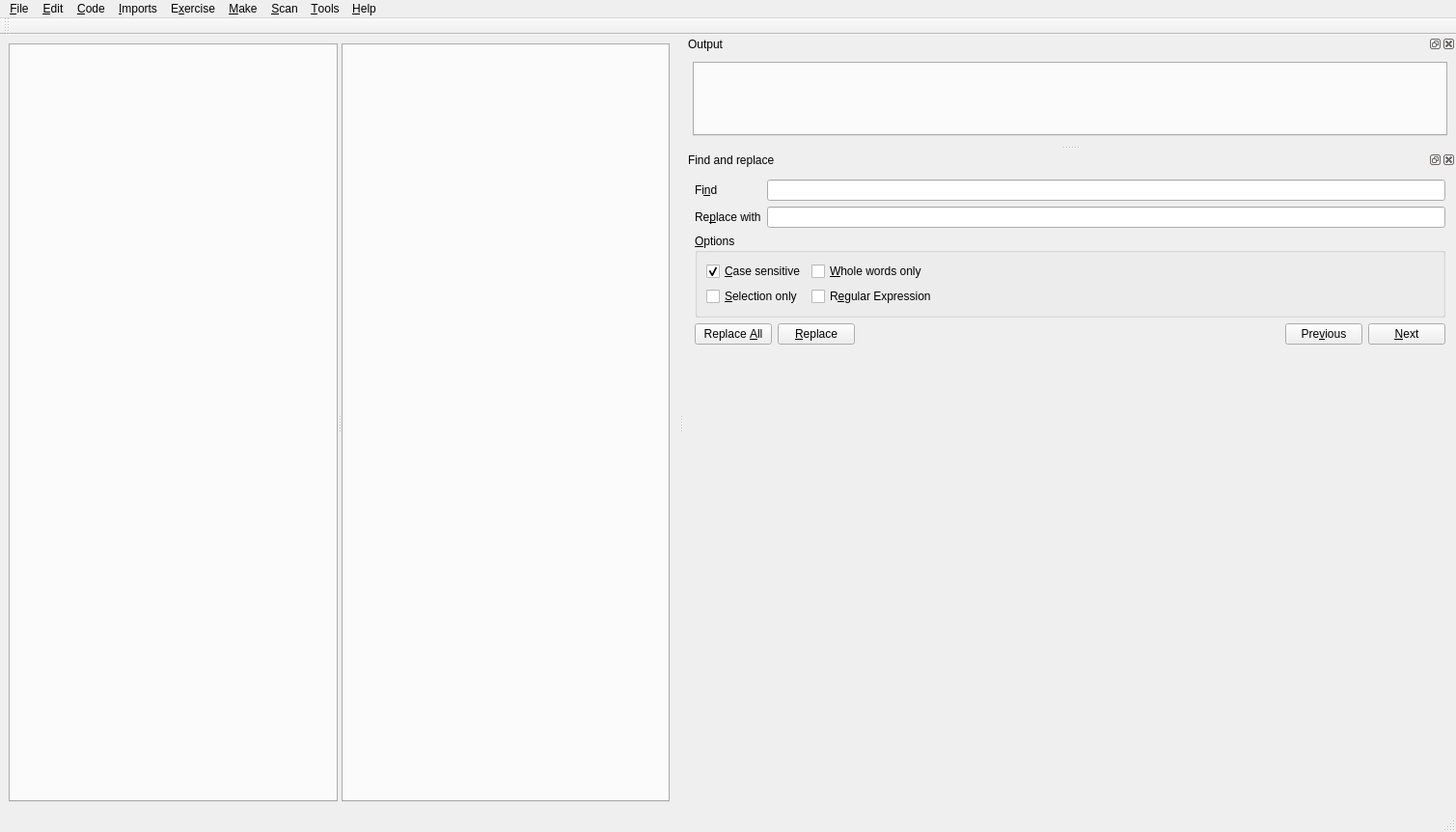
<?xml version="1.0" encoding="UTF-8"?>
<ui version="4.0">
    <class>MainWindow</class>
    <widget class="QMainWindow" name="MainWindow">
        <property name="geometry">
            <rect>
                <x>0</x>
                <y>0</y>
                <width>1509</width>
                <height>862</height>
            </rect>
        </property>
        <property name="acceptDrops">
            <bool>false</bool>
        </property>
        <property name="windowTitle">
            <string>MCQ Editor</string>
        </property>
        <widget class="QWidget" name="centralwidget">
            <layout class="QVBoxLayout" name="verticalLayout">
                <item>
                    <widget class="QSplitter" name="splitter">
                        <property name="orientation">
                            <enum>Qt::Horizontal</enum>
                        </property>
                        <widget class="FilesBook" name="left_tab_widget">
                            <property name="currentIndex">
                                <number>-1</number>
                            </property>
                        </widget>
                        <widget class="FilesBook" name="right_tab_widget">
                            <property name="currentIndex">
                                <number>-1</number>
                            </property>
                        </widget>
                    </widget>
                </item>
            </layout>
        </widget>
        <widget class="QMenuBar" name="menubar">
            <property name="geometry">
                <rect>
                    <x>0</x>
                    <y>0</y>
                    <width>1509</width>
                    <height>23</height>
                </rect>
            </property>
            <widget class="QMenu" name="menuFichier">
                <property name="title">
                    <string>&amp;File</string>
                </property>
                <widget class="QMenu" name="menu_Recent_Files">
                    <property name="title">
                        <string>&amp;Recent Files</string>
                    </property>
                    <property name="icon">
                        <iconset theme="document-open-recent">
                            <normaloff>../../../../../.designer/backup</normaloff>../../../../../.designer/backup
                        </iconset>
                    </property>
                    <addaction name="actionNone"/>
                </widget>
                <widget class="QMenu" name="menu_New">
                    <property name="title">
                        <string>&amp;New</string>
                    </property>
                    <property name="icon">
                        <iconset theme="document-new">
                            <normaloff>../../../../../.designer/backup</normaloff>../../../../../.designer/backup
                        </iconset>
                    </property>
                    <addaction name="action_Empty_file"/>
                    <addaction name="action_Mcq_ptyx_file"/>
                </widget>
                <addaction name="menu_New"/>
                <addaction name="menu_Recent_Files"/>
                <addaction name="action_Open"/>
                <addaction name="action_Save"/>
                <addaction name="actionSave_as"/>
                <addaction name="actionSave_copy"/>
                <addaction name="actionRename_move"/>
                <addaction name="action_Close"/>
                <addaction name="separator"/>
                <addaction name="actionN_ew_Session"/>
                <addaction name="separator"/>
                <addaction name="action_Quitter"/>
            </widget>
            <widget class="QMenu" name="menuCompilation">
                <property name="title">
                    <string>&amp;Make</string>
                </property>
                <addaction name="action_LaTeX"/>
                <addaction name="action_Pdf"/>
                <addaction name="actionPublish"/>
            </widget>
            <widget class="QMenu" name="menu_Tools">
                <property name="title">
                    <string>&amp;Tools</string>
                </property>
                <addaction name="actionUpdate_config"/>
            </widget>
            <widget class="QMenu" name="menu_Edit">
                <property name="title">
                    <string>&amp;Edit</string>
                </property>
                <addaction name="actionFind"/>
                <addaction name="actionReplace"/>
            </widget>
            <widget class="QMenu" name="menu_Help">
                <property name="title">
                    <string>&amp;Help</string>
                </property>
                <widget class="QMenu" name="menu_Debug">
                    <property name="title">
                        <string>&amp;Debug</string>
                    </property>
                    <addaction name="action_Send_Qscintilla_Command"/>
                </widget>
                <addaction name="action_Add_MCQ_Editor_to_start_menu"/>
                <addaction name="menu_Debug"/>
                <addaction name="action_About"/>
            </widget>
            <widget class="QMenu" name="menu_Code">
                <property name="title">
                    <string>&amp;Code</string>
                </property>
                <widget class="QMenu" name="menuImports">
                    <property name="title">
                        <string>&amp;Imports</string>
                    </property>
                    <addaction name="action_Update_imports"/>
                    <addaction name="action_Add_folder"/>
                    <addaction name="action_Open_file_from_current_import_line"/>
                </widget>
                <addaction name="actionComment"/>
                <addaction name="actionFormat_python_code"/>
            </widget>
            <widget class="QMenu" name="menuScan">
                <property name="title">
                    <string>&amp;Scan</string>
                </property>
                <addaction name="action_Launch_scan"/>
            </widget>
            <widget class="QMenu" name="menuExercise">
                <property name="title">
                    <string>E&amp;xercise</string>
                </property>
                <addaction name="actionAdd_LaTeX_package"/>
                <addaction name="actionAdd_LaTeX_command"/>
            </widget>
            <addaction name="menuFichier"/>
            <addaction name="menu_Edit"/>
            <addaction name="menu_Code"/>
            <addaction name="menuImports"/>
            <addaction name="menuExercise"/>
            <addaction name="menuCompilation"/>
            <addaction name="menuScan"/>
            <addaction name="menu_Tools"/>
            <addaction name="menu_Help"/>
        </widget>
        <widget class="QStatusBar" name="statusbar"/>
        <widget class="QDockWidget" name="compilation_dock">
            <property name="enabled">
                <bool>true</bool>
            </property>
            <property name="sizePolicy">
                <sizepolicy hsizetype="Preferred" vsizetype="Preferred">
                    <horstretch>0</horstretch>
                    <verstretch>0</verstretch>
                </sizepolicy>
            </property>
            <property name="minimumSize">
                <size>
                    <width>800</width>
                    <height>42</height>
                </size>
            </property>
            <property name="floating">
                <bool>false</bool>
            </property>
            <property name="windowTitle">
                <string>Output</string>
            </property>
            <attribute name="dockWidgetArea">
                <number>2</number>
            </attribute>
            <widget class="QWidget" name="dockWidgetContents">
                <layout class="QVBoxLayout" name="verticalLayout_3">
                    <item>
                        <widget class="CompilationTabs" name="compilation_tabs">
                            <property name="sizePolicy">
                                <sizepolicy hsizetype="Expanding" vsizetype="Expanding">
                                    <horstretch>0</horstretch>
                                    <verstretch>0</verstretch>
                                </sizepolicy>
                            </property>
                            <property name="currentIndex">
                                <number>-1</number>
                            </property>
                        </widget>
                    </item>
                </layout>
            </widget>
        </widget>
        <widget class="FindAndReplaceWidget" name="search_dock">
            <property name="windowTitle">
                <string>Find and replace</string>
            </property>
            <attribute name="dockWidgetArea">
                <number>2</number>
            </attribute>
            <widget class="QWidget" name="dockWidgetContents_2">
                <layout class="QVBoxLayout" name="verticalLayout_2">
                    <property name="leftMargin">
                        <number>11</number>
                    </property>
                    <property name="topMargin">
                        <number>11</number>
                    </property>
                    <property name="rightMargin">
                        <number>11</number>
                    </property>
                    <property name="bottomMargin">
                        <number>11</number>
                    </property>
                    <item>
                        <layout class="QFormLayout" name="texts_fields">
                            <item row="0" column="0">
                                <widget class="QLabel" name="findLabel">
                                    <property name="text">
                                        <string>Fi&amp;nd</string>
                                    </property>
                                    <property name="buddy">
                                        <cstring>find_field</cstring>
                                    </property>
                                </widget>
                            </item>
                            <item row="0" column="1">
                                <widget class="QLineEdit" name="find_field"/>
                            </item>
                            <item row="1" column="0">
                                <widget class="QLabel" name="replace_label">
                                    <property name="text">
                                        <string>Re&amp;place with</string>
                                    </property>
                                    <property name="buddy">
                                        <cstring>replace_field</cstring>
                                    </property>
                                </widget>
                            </item>
                            <item row="1" column="1">
                                <widget class="QLineEdit" name="replace_field"/>
                            </item>
                        </layout>
                    </item>
                    <item>
                        <layout class="QHBoxLayout" name="horizontalLayout">
                            <item>
                                <widget class="QGroupBox" name="options">
                                    <property name="title">
                                        <string>&amp;Options</string>
                                    </property>
                                    <layout class="QGridLayout" name="gridLayout">
                                        <item row="3" column="0">
                                            <widget class="QCheckBox" name="selectionOnlyCheckBox">
                                                <property name="toolTip">
                                                    <string>&lt;html&gt;&lt;head/&gt;&lt;body&gt;&lt;p&gt;Search only
                                                        inside currently selected text.&lt;/p&gt;&lt;/body&gt;&lt;/html&gt;
                                                    </string>
                                                </property>
                                                <property name="text">
                                                    <string>&amp;Selection only</string>
                                                </property>
                                            </widget>
                                        </item>
                                        <item row="0" column="0">
                                            <widget class="QCheckBox" name="caseCheckBox">
                                                <property name="text">
                                                    <string>&amp;Case sensitive</string>
                                                </property>
                                                <property name="checked">
                                                    <bool>true</bool>
                                                </property>
                                            </widget>
                                        </item>
                                        <item row="0" column="1">
                                            <widget class="QCheckBox" name="wholeCheckBox">
                                                <property name="text">
                                                    <string>&amp;Whole words only</string>
                                                </property>
                                            </widget>
                                        </item>
                                        <item row="3" column="1">
                                            <widget class="QCheckBox" name="regexCheckBox">
                                                <property name="toolTip">
                                                    <string>&lt;!DOCTYPE HTML PUBLIC &quot;-//W3C//DTD HTML 4.0//EN&quot;
                                                        &quot;http://www.w3.org/TR/REC-html40/strict.dtd&quot;&gt;
                                                        &lt;html&gt;&lt;head&gt;&lt;meta name=&quot;qrichtext&quot;
                                                        content=&quot;1&quot; /&gt;&lt;style type=&quot;text/css&quot;&gt;
                                                        p, li { white-space: pre-wrap; }
                                                        &lt;/style&gt;&lt;/head&gt;&lt;body style=&quot;
                                                        font-family:'Sans'; font-size:10pt; font-weight:400;
                                                        font-style:normal;&quot;&gt;
                                                        &lt;p style=&quot; margin-top:0px; margin-bottom:0px;
                                                        margin-left:0px; margin-right:0px; -qt-block-indent:0;
                                                        text-indent:0px;&quot;&gt;whether the text to search should be
                                                        interpreted as a regular expression.&lt;/p&gt;
                                                        &lt;p style=&quot;-qt-paragraph-type:empty; margin-top:0px;
                                                        margin-bottom:0px; margin-left:0px; margin-right:0px;
                                                        -qt-block-indent:0; text-indent:0px;&quot;&gt;&lt;/p&gt;
                                                        &lt;p style=&quot; margin-top:0px; margin-bottom:0px;
                                                        margin-left:0px; margin-right:0px; -qt-block-indent:0;
                                                        text-indent:0px;&quot;&gt;You may want to take a look at the
                                                        syntax of regular expressions:&lt;/p&gt;
                                                        &lt;p style=&quot; margin-top:0px; margin-bottom:0px;
                                                        margin-left:0px; margin-right:0px; -qt-block-indent:0;
                                                        text-indent:0px;&quot;&gt;&lt;a href=&quot;http://doc.trolltech.com/qregexp.html&quot;&gt;&lt;span
                                                        style=&quot; text-decoration: underline; color:#0000ff;&quot;&gt;http://doc.trolltech.com/qregexp.html&lt;/span&gt;&lt;/a&gt;&lt;/p&gt;&lt;/body&gt;&lt;/html&gt;
                                                    </string>
                                                </property>
                                                <property name="text">
                                                    <string>R&amp;egular Expression</string>
                                                </property>
                                            </widget>
                                        </item>
                                        <item row="0" column="2">
                                            <spacer name="horizontalSpacer_2">
                                                <property name="orientation">
                                                    <enum>Qt::Horizontal</enum>
                                                </property>
                                                <property name="sizeHint" stdset="0">
                                                    <size>
                                                        <width>40</width>
                                                        <height>20</height>
                                                    </size>
                                                </property>
                                            </spacer>
                                        </item>
                                    </layout>
                                </widget>
                            </item>
                        </layout>
                    </item>
                    <item>
                        <layout class="QHBoxLayout" name="buttons_field">
                            <item>
                                <widget class="QPushButton" name="replace_all_button">
                                    <property name="text">
                                        <string>Replace &amp;All</string>
                                    </property>
                                </widget>
                            </item>
                            <item>
                                <widget class="QPushButton" name="replace_button">
                                    <property name="text">
                                        <string>&amp;Replace</string>
                                    </property>
                                    <property name="autoDefault">
                                        <bool>true</bool>
                                    </property>
                                </widget>
                            </item>
                            <item>
                                <spacer name="horizontalSpacer">
                                    <property name="orientation">
                                        <enum>Qt::Horizontal</enum>
                                    </property>
                                    <property name="sizeHint" stdset="0">
                                        <size>
                                            <width>40</width>
                                            <height>20</height>
                                        </size>
                                    </property>
                                </spacer>
                            </item>
                            <item>
                                <widget class="QPushButton" name="previous_button">
                                    <property name="text">
                                        <string>Pre&amp;vious</string>
                                    </property>
                                    <property name="shortcut">
                                        <string>Shift+F3</string>
                                    </property>
                                    <property name="checkable">
                                        <bool>false</bool>
                                    </property>
                                    <property name="autoDefault">
                                        <bool>true</bool>
                                    </property>
                                </widget>
                            </item>
                            <item>
                                <widget class="QPushButton" name="next_button">
                                    <property name="toolTip">
                                        <string>Find next occurence (F3)</string>
                                    </property>
                                    <property name="text">
                                        <string>&amp;Next</string>
                                    </property>
                                    <property name="shortcut">
                                        <string>F3</string>
                                    </property>
                                    <property name="autoDefault">
                                        <bool>true</bool>
                                    </property>
                                    <property name="default">
                                        <bool>false</bool>
                                    </property>
                                </widget>
                            </item>
                        </layout>
                    </item>
                    <item>
                        <spacer name="verticalSpacer">
                            <property name="orientation">
                                <enum>Qt::Vertical</enum>
                            </property>
                            <property name="sizeHint" stdset="0">
                                <size>
                                    <width>20</width>
                                    <height>40</height>
                                </size>
                            </property>
                        </spacer>
                    </item>
                </layout>
            </widget>
        </widget>
        <widget class="PublishToolBar" name="publish_toolbar">
            <property name="windowTitle">
                <string>toolBar</string>
            </property>
            <attribute name="toolBarArea">
                <enum>TopToolBarArea</enum>
            </attribute>
            <attribute name="toolBarBreak">
                <bool>false</bool>
            </attribute>
        </widget>
        <action name="action_Open">
            <property name="icon">
                <iconset theme="document-open">
                    <normaloff>../../../../../../../../.designer/backup</normaloff>
                    ../../../../../../../../.designer/backup
                </iconset>
            </property>
            <property name="text">
                <string>&amp;Open</string>
            </property>
            <property name="shortcut">
                <string>Ctrl+O</string>
            </property>
        </action>
        <action name="action_Save">
            <property name="icon">
                <iconset theme="document-save">
                    <normaloff>../../../../../../../../.designer/backup</normaloff>
                    ../../../../../../../../.designer/backup
                </iconset>
            </property>
            <property name="text">
                <string>&amp;Save</string>
            </property>
            <property name="shortcut">
                <string>Ctrl+S</string>
            </property>
        </action>
        <action name="actionSave_as">
            <property name="icon">
                <iconset theme="document-save-as">
                    <normaloff>../../../../../../../../.designer/backup</normaloff>
                    ../../../../../../../../.designer/backup
                </iconset>
            </property>
            <property name="text">
                <string>Save &amp;as</string>
            </property>
            <property name="shortcut">
                <string>Ctrl+Shift+S</string>
            </property>
        </action>
        <action name="action_Quitter">
            <property name="icon">
                <iconset theme="application-exit">
                    <normaloff>../../../../../../../../.designer/backup</normaloff>
                    ../../../../../../../../.designer/backup
                </iconset>
            </property>
            <property name="text">
                <string>&amp;Quitter</string>
            </property>
        </action>
        <action name="action_LaTeX">
            <property name="icon">
                <iconset theme="text-x-script">
                    <normaloff>../../../../../.designer/backup</normaloff>../../../../../.designer/backup
                </iconset>
            </property>
            <property name="text">
                <string>&amp;LaTeX code preview</string>
            </property>
            <property name="toolTip">
                <string extracomment="See the generated LaTeX code.">LaTeX code preview</string>
            </property>
            <property name="shortcut">
                <string>Shift+F5</string>
            </property>
        </action>
        <action name="action_Pdf">
            <property name="icon">
                <iconset theme="x-office-document">
                    <normaloff>../../../../../.designer/backup</normaloff>../../../../../.designer/backup
                </iconset>
            </property>
            <property name="text">
                <string>&amp;Pdf preview</string>
            </property>
            <property name="toolTip">
                <string extracomment="Preview the Pdf document.">Pdf preview</string>
            </property>
            <property name="shortcut">
                <string>F5</string>
            </property>
        </action>
        <action name="action_Add_MCQ_Editor_to_start_menu">
            <property name="text">
                <string>Add &amp;shortcut to MCQ Editor in the applications menu</string>
            </property>
        </action>
        <action name="actionFind">
            <property name="icon">
                <iconset theme="edit-find">
                    <normaloff>../../../../../.designer/backup</normaloff>../../../../../.designer/backup
                </iconset>
            </property>
            <property name="text">
                <string>&amp;Find</string>
            </property>
            <property name="shortcut">
                <string>Ctrl+F</string>
            </property>
        </action>
        <action name="actionReplace">
            <property name="icon">
                <iconset theme="edit-find-replace">
                    <normaloff>../../../../../.designer/backup</normaloff>../../../../../.designer/backup
                </iconset>
            </property>
            <property name="text">
                <string>&amp;Replace</string>
            </property>
            <property name="shortcut">
                <string>Ctrl+H</string>
            </property>
        </action>
        <action name="actionNone">
            <property name="text">
                <string>EMPTY</string>
            </property>
        </action>
        <action name="action_Close">
            <property name="icon">
                <iconset theme="window-close">
                    <normaloff>../../../../../.designer/backup</normaloff>../../../../../.designer/backup
                </iconset>
            </property>
            <property name="text">
                <string>&amp;Close</string>
            </property>
            <property name="shortcut">
                <string>Ctrl+W</string>
            </property>
        </action>
        <action name="action_Empty_file">
            <property name="icon">
                <iconset theme="text-x-generic">
                    <normaloff>../../../../../.designer/backup</normaloff>../../../../../.designer/backup
                </iconset>
            </property>
            <property name="text">
                <string>&amp;Empty file</string>
            </property>
            <property name="shortcut">
                <string>Ctrl+N</string>
            </property>
        </action>
        <action name="action_Mcq_ptyx_file">
            <property name="text">
                <string>&amp;Mcq ptyx file</string>
            </property>
            <property name="shortcut">
                <string>Ctrl+Shift+N</string>
            </property>
        </action>
        <action name="action_Update_imports">
            <property name="icon">
                <iconset theme="view-refresh">
                    <normaloff>../../../../../.designer/backup</normaloff>../../../../../.designer/backup
                </iconset>
            </property>
            <property name="text">
                <string>&amp;Update imports</string>
            </property>
            <property name="shortcut">
                <string>Ctrl+Shift+I</string>
            </property>
        </action>
        <action name="action_Add_folder">
            <property name="icon">
                <iconset theme="list-add">
                    <normaloff>../../../../../.designer/backup</normaloff>../../../../../.designer/backup
                </iconset>
            </property>
            <property name="text">
                <string>&amp;Add directory</string>
            </property>
            <property name="shortcut">
                <string>Ctrl+I</string>
            </property>
        </action>
        <action name="action_Open_file_from_current_import_line">
            <property name="icon">
                <iconset theme="go-jump">
                    <normaloff>../../../../../.designer/backup</normaloff>../../../../../.designer/backup
                </iconset>
            </property>
            <property name="text">
                <string>&amp;Open file from current import line</string>
            </property>
            <property name="shortcut">
                <string>Ctrl+Shift+O</string>
            </property>
        </action>
        <action name="actionN_ew_Session">
            <property name="icon">
                <iconset theme="window-new">
                    <normaloff>../../../../../.designer/backup</normaloff>../../../../../.designer/backup
                </iconset>
            </property>
            <property name="text">
                <string>N&amp;ew Session</string>
            </property>
        </action>
        <action name="actionComment">
            <property name="text">
                <string>&amp;Comment</string>
            </property>
            <property name="shortcut">
                <string>Ctrl+M</string>
            </property>
        </action>
        <action name="actionTest">
            <property name="text">
                <string>Test</string>
            </property>
        </action>
        <action name="actionPublish">
            <property name="icon">
                <iconset theme="emblem-documents">
                    <normaloff>../../../../../.designer/backup</normaloff>../../../../../.designer/backup
                </iconset>
            </property>
            <property name="text">
                <string>Pu&amp;blish</string>
            </property>
            <property name="toolTip">
                <string extracomment="Generate the Pdf document.">Publish</string>
            </property>
            <property name="shortcut">
                <string>Ctrl+B</string>
            </property>
        </action>
        <action name="action_Launch_scan">
            <property name="text">
                <string>&amp;Launch scan</string>
            </property>
        </action>
        <action name="actionFormat_python_code">
            <property name="text">
                <string>Format python code</string>
            </property>
            <property name="shortcut">
                <string>Ctrl+Shift+F</string>
            </property>
        </action>
        <action name="actionSave_copy">
            <property name="text">
                <string>Save cop&amp;y</string>
            </property>
            <property name="shortcut">
                <string>Ctrl+Alt+Shift+S</string>
            </property>
        </action>
        <action name="actionRename_move">
            <property name="text">
                <string>Ren&amp;ame</string>
            </property>
            <property name="shortcut">
                <string>Ctrl+Alt+S</string>
            </property>
        </action>
        <action name="actionAdd_LaTeX_package">
            <property name="text">
                <string>Add LaTeX package</string>
            </property>
            <property name="toolTip">
                <string>Load additionnal LaTeX packages</string>
            </property>
        </action>
        <action name="actionAdd_LaTeX_command">
            <property name="text">
                <string>Add LaTeX command</string>
            </property>
            <property name="toolTip">
                <string>Custom LaTeX code to be appended to the document's header</string>
            </property>
        </action>
        <action name="action_About">
            <property name="text">
                <string>&amp;About</string>
            </property>
        </action>
        <action name="actionUpdate_config">
            <property name="text">
                <string>&amp;Update config</string>
            </property>
        </action>
        <action name="action_Send_Qscintilla_Command">
            <property name="text">
                <string>&amp;Send Qscintilla Command</string>
            </property>
        </action>
    </widget>
    <customwidgets>
        <customwidget>
            <class>FindAndReplaceWidget</class>
            <extends>QDockWidget</extends>
            <header>ptyx_mcq_editor.editor.find_and_replace</header>
            <container>1</container>
        </customwidget>
        <customwidget>
            <class>FilesBook</class>
            <extends>QTabWidget</extends>
            <header>ptyx_mcq_editor.files_book</header>
            <container>1</container>
        </customwidget>
        <customwidget>
            <class>CompilationTabs</class>
            <extends>QTabWidget</extends>
            <header>ptyx_mcq_editor.preview.tab_widget</header>
            <container>1</container>
        </customwidget>
        <customwidget>
            <class>PublishToolBar</class>
            <extends>QToolBar</extends>
            <header>ptyx_mcq_editor.publish.toolbar</header>
        </customwidget>
    </customwidgets>
    <resources/>
    <connections>
        <connection>
            <sender>action_Quitter</sender>
            <signal>triggered()</signal>
            <receiver>MainWindow</receiver>
            <slot>close()</slot>
            <hints>
                <hint type="sourcelabel">
                    <x>-1</x>
                    <y>-1</y>
                </hint>
                <hint type="destinationlabel">
                    <x>407</x>
                    <y>253</y>
                </hint>
            </hints>
        </connection>
    </connections>
</ui>
